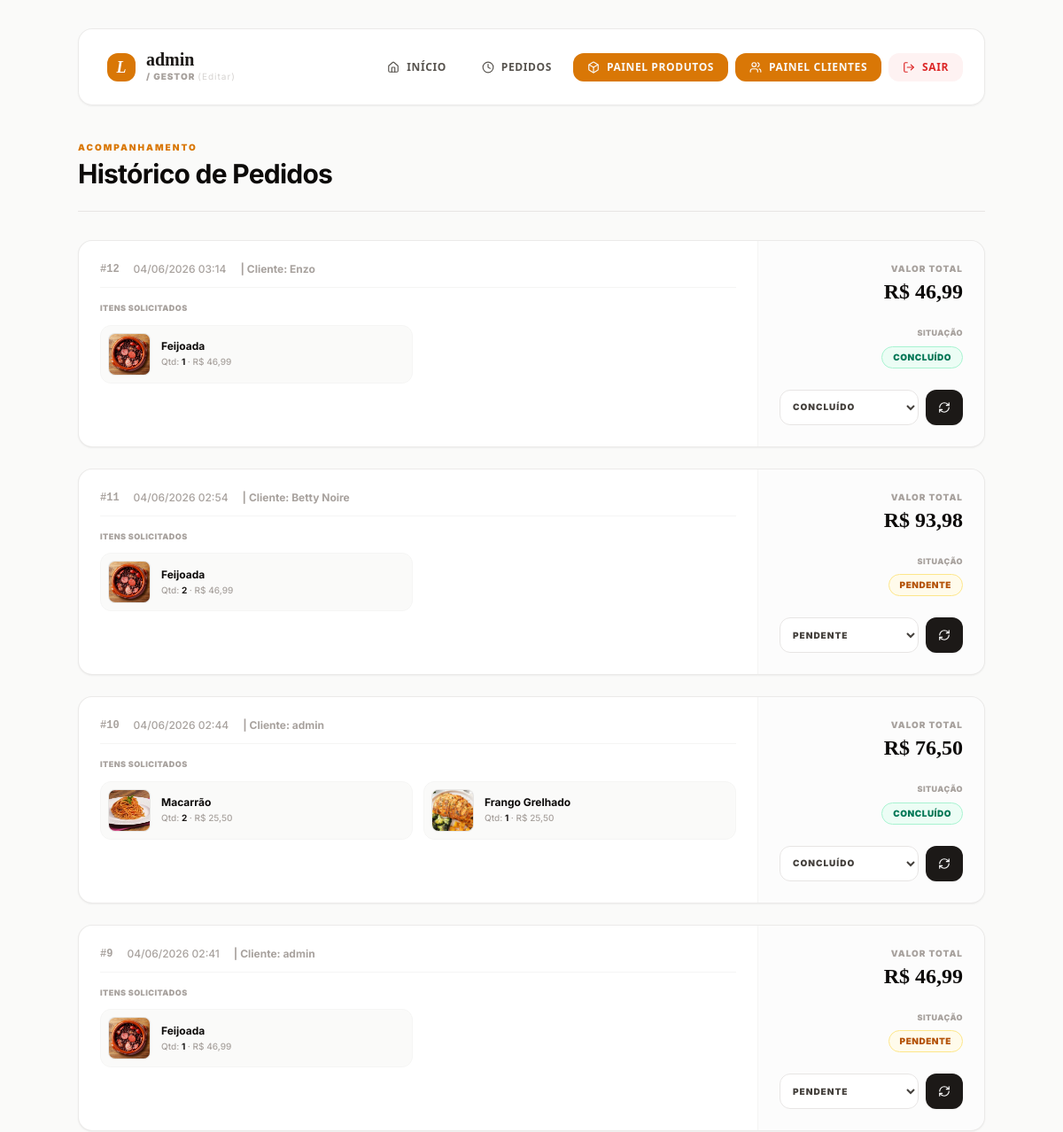
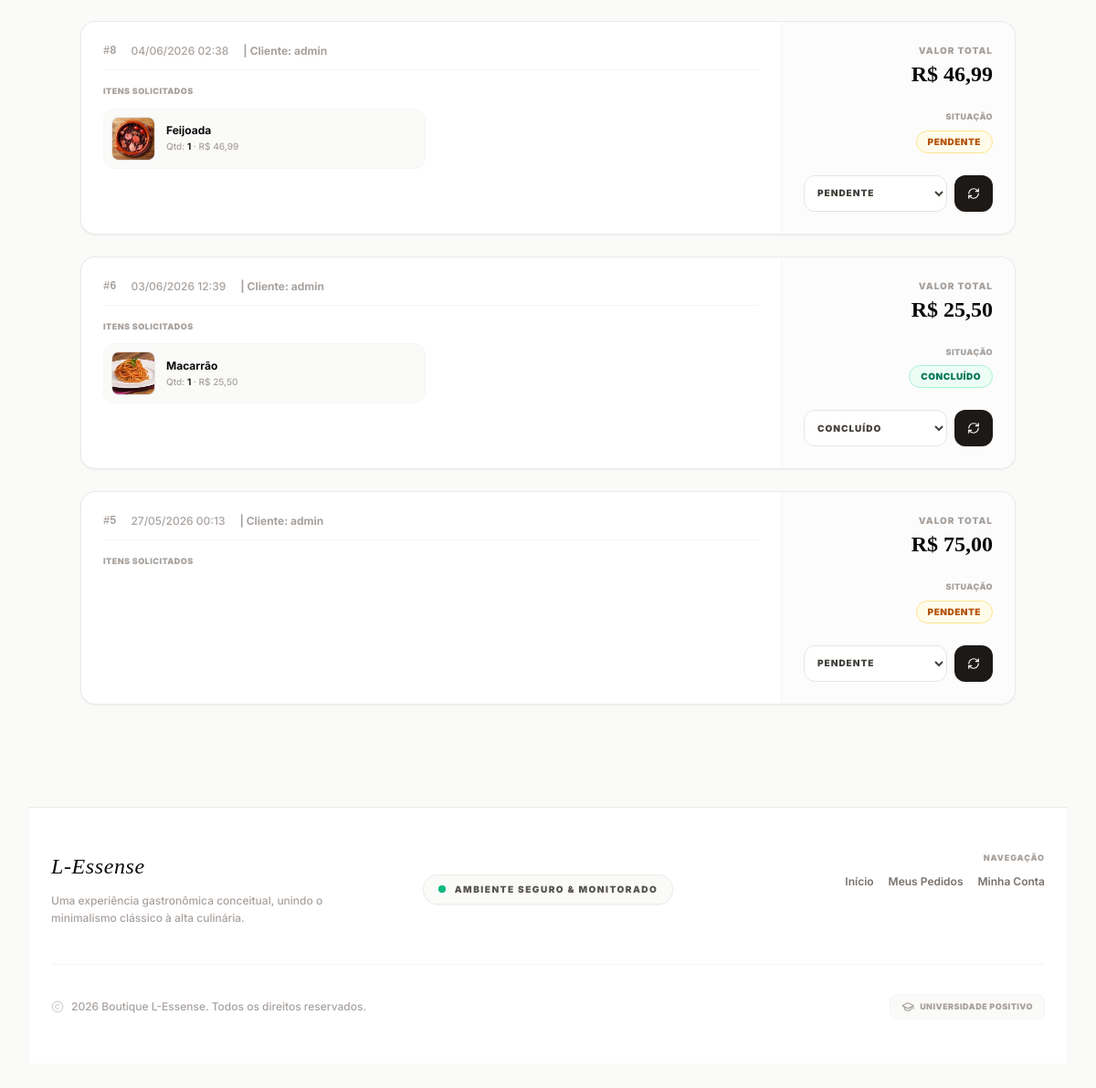
Page /dashboard/status.php (signed in) on the committed database (2 pictures, top to bottom).
### tables this page shows
CREATE TABLE `pedidos` (
  `id` int(11) NOT NULL,
  `usuario_id` int(11) NOT NULL,
  `usuario_nome` varchar(100) NOT NULL,
  `total` decimal(10,2) NOT NULL,
  `status` varchar(50) DEFAULT 'Pendente',
  `criado_em` timestamp NOT NULL DEFAULT current_timestamp()
);

CREATE TABLE `pedido_itens` (
  `id` int(11) NOT NULL,
  `pedido_id` int(11) NOT NULL,
  `produto_id` int(11) NOT NULL,
  `nome` varchar(100) NOT NULL,
  `preco` decimal(10,2) NOT NULL,
  `quantidade` int(11) NOT NULL
);

CREATE TABLE `produtos` (
  `id` int(11) NOT NULL,
  `nome` varchar(100) NOT NULL,
  `descricao` text DEFAULT NULL,
  `preco` decimal(10,2) NOT NULL,
  `estoque` int(11) NOT NULL,
  `fixado` tinyint(1) DEFAULT 0,
  `imagem` varchar(255) DEFAULT NULL
);

### dashboard/status.php (the view, shortened to what this page needs)
<?php
global $conexao;
if ($_SESSION['perfil'] === 'admin') {
    $sql_pedidos = "SELECT * FROM pedidos ORDER BY criado_em DESC";
    $stmt_p = mysqli_prepare($conexao, $sql_pedidos);
} else {
    $sql_pedidos = "SELECT * FROM pedidos WHERE usuario_id = ? ORDER BY criado_em DESC";
    $stmt_p = mysqli_prepare($conexao, $sql_pedidos);
    mysqli_stmt_bind_param($stmt_p, "i", $_SESSION['usuario_id']);
}
mysqli_stmt_execute($stmt_p);
$resultado_p = mysqli_stmt_get_result($stmt_p);
$pedidos = mysqli_fetch_all($resultado_p, MYSQLI_ASSOC);
?>
<!DOCTYPE html>
<html lang="pt-br">
<head>
    <script src="https://cdn.tailwindcss.com"></script>
</head>
<body class="bg-stone-50 text-stone-900 antialiased min-h-screen p-4 md:p-8">
    <div class="max-w-5xl mx-auto space-y-8">
        <?php include __DIR__ . '/../user/menu.php'; ?>
        <div class="flex flex-col md:flex-row justify-between items-start md:items-center gap-4 border-b border-stone-200 pb-6">
            <div>
                <span class="text-[10px] font-black uppercase tracking-[0.2em] text-amber-600 block mb-1">Acompanhamento</span>
                <h1 class="text-3xl font-bold tracking-tight text-stone-950">Histórico de Pedidos</h1>
            </div>
        </div>
        <?php if (empty($pedidos)): ?>
            <div class="bg-white border border-stone-200/60 rounded-2xl p-12 text-center max-w-xl mx-auto shadow-sm">
                <div class="w-12 h-12 bg-stone-50 rounded-xl flex items-center justify-center mx-auto mb-4 border border-stone-100">
                    <i data-lucide="shopping-bag" class="w-5 h-5 text-stone-400"></i>
                </div>
                <h3 class="text-sm font-bold text-stone-950 mb-1">Nenhum pedido localizado</h3>
                <p class="text-xs text-stone-400 leading-relaxed">Você ainda não realizou solicitações ou não há registros no sistema.</p>
                <a href="../user/home.php" class="inline-flex mt-5 bg-stone-900 text-white text-[10px] font-black uppercase tracking-widest px-6 py-3 rounded-xl hover:bg-black transition-all">
                    Ir para o Menu
                </a>
            </div>
        <?php else: ?>
            <div class="space-y-6">
                <?php foreach ($pedidos as $p): ?>
                    <div class="bg-white border border-stone-200/80 rounded-2xl shadow-sm overflow-hidden flex flex-col md:flex-row justify-between items-stretch">
                        <div class="p-6 flex-1 space-y-4">
                            <div class="flex flex-wrap items-center gap-x-4 gap-y-2 border-b border-stone-100 pb-3">
                                <span class="font-mono text-xs text-stone-400 font-bold">#<?php echo $p['id']; ?></span>
                                <span class="text-xs text-stone-400 font-medium">
                                    <?php echo date('d/m/Y H:i', strtotime($p['criado_em'])); ?>
                                </span>
                                <span class="text-xs text-stone-400 font-bold">| Cliente: <?php echo htmlspecialchars($p['usuario_nome']); ?></span>
                            </div>
                            <div class="space-y-3">
                                <span class="text-[9px] font-black uppercase tracking-wider text-stone-400 block">Itens Solicitados</span>
                                <div class="grid grid-cols-1 sm:grid-cols-2 gap-3">
                                    <?php
                                    $sql_itens = "SELECT pi.nome, pi.quantidade, pi.preco, pr.imagem
                                                  FROM pedido_itens pi
                                                  LEFT JOIN produtos pr ON pi.produto_id = pr.id
                                                  WHERE pi.pedido_id = ?";
                                    $stmt_i = mysqli_prepare($conexao, $sql_itens);
                                    mysqli_stmt_bind_param($stmt_i, "i", $p['id']);
                                    mysqli_stmt_execute($stmt_i);
                                    $res_itens = mysqli_stmt_get_result($stmt_i);
                                    while ($item = mysqli_fetch_assoc($res_itens)):
                                        $foto = (!empty($item['imagem']) && file_exists(__DIR__ . '/../uploads/' . $item['imagem']))
                                                ? '../uploads/' . $item['imagem']
                                                : '../img/default-product.jpg';
                                    ?>
                                        <div class="flex items-center gap-3 p-2 bg-stone-50 border border-stone-100 rounded-xl">
                                            <img src="<?php echo $foto; ?>" alt="<?php echo htmlspecialchars($item['nome']); ?>"
                                                 class="w-12 h-12 rounded-lg object-cover bg-stone-200 border border-stone-200/40 shrink-0">
                                            <div class="min-w-0 flex-1">
                                                <h4 class="text-xs font-bold text-stone-950 truncate"><?php echo htmlspecialchars($item['nome']); ?></h4>
                                                <p class="text-[10px] text-stone-400 font-medium mt-0.5">
                                                    Qtd: <span class="text-stone-900 font-bold"><?php echo $item['quantidade']; ?></span>
                                                    · R$ <?php echo number_format((float)$item['preco'], 2, ',', '.'); ?>
                                                </p>
                                            </div>
                                        </div>
                                    <?php
                                    endwhile;
                                    ?>
                                </div>
                            </div>
                        </div>
                        <div class="p-6 bg-stone-50/50 border-t md:border-t-0 md:border-l border-stone-100 flex flex-col justify-between items-start md:items-end w-full md:w-64 gap-6 shrink-0">
                            <div class="md:text-right">
                                <span class="text-[10px] font-black uppercase text-stone-400 tracking-widest block mb-0.5">Valor Total</span>
                                <span class="text-2xl font-serif text-stone-950 font-bold">
                                    R$ <?php echo number_format((float)($p['total'] ?? 0), 2, ',', '.'); ?>
                                </span>
                            </div>
                            <div class="flex flex-col items-start md:items-end gap-2 w-full">
                                <span class="text-[9px] font-black uppercase text-stone-400 tracking-wider">Situação</span>
                                <?php
                                $status = $p['status'] ?? 'Pendente';
                                if ($status === 'Concluído') {
                                    echo '<span class="px-3 py-1 bg-emerald-50 text-emerald-700 border border-emerald-200 rounded-full text-[10px] font-black uppercase tracking-wider">Concluído</span>';
                                } elseif ($status === 'Cancelado') {
                                    echo '<span class="px-3 py-1 bg-red-50 text-red-700 border border-red-200 rounded-full text-[10px] font-black uppercase tracking-wider">Cancelado</span>';
                                } else {
                                    echo '<span class="px-3 py-1 bg-amber-50 text-amber-700 border border-amber-200 rounded-full text-[10px] font-black uppercase tracking-wider animate-pulse">Pendente</span>';
                                }
                                ?>
                            </div>
                            <?php if ($_SESSION['perfil'] === 'admin'): ?>
                                <form action="status.php" method="POST" class="w-full flex gap-2">
                                    <select name="novo_status" class="flex-1 bg-white text-stone-700 rounded-xl px-2.5 h-10 text-[10px] font-black uppercase tracking-widest outline-none border border-stone-200 focus:border-stone-400 transition-all cursor-pointer">
                                        <option value="Pendente" <?php echo $p['status'] == 'Pendente' ? 'selected' : ''; ?>>Pendente</option>
                                        <option value="Concluído" <?php echo $p['status'] == 'Concluído' ? 'selected' : ''; ?>>Concluído</option>
                                    </select>
                                    <button type="submit" name="alterar_status" class="h-10 bg-stone-900 text-white px-3.5 rounded-xl text-[10px] font-black uppercase tracking-widest hover:bg-black transition-all active:scale-95 shadow-sm">
                                        <i data-lucide="refresh-cw" class="w-3.5 h-3.5"></i>
                                    </button>
                                </form>
                            <?php endif; ?>
                        </div>
                    </div>
                <?php endforeach; ?>
            </div>
        <?php endif; ?>
    </div>
    <?php include __DIR__ . '/../user/rodape.php'; ?>
</body>
</html>

### dashboard/status.php (style rules this page uses)
body { font-family: 'Inter', sans-serif; }
.font-serif { font-family: 'Instrument Serif', serif; }

### rows in the picture
pedidos: id "12", criado_em "04/06/2026 03:14", usuario_nome "Enzo", total "46,99", shows "CONCLUÍDO", novo_status "Concluído"
pedido_itens: produto.imagem (picture), nome "Feijoada", quantidade "1", preco "46,99"
pedidos: id "11", criado_em "04/06/2026 02:54", usuario_nome "Betty Noire", total "93,98", shows "PENDENTE", novo_status "Pendente"
pedido_itens: produto.imagem (picture), nome "Feijoada", quantidade "2", preco "46,99"
pedidos: id "10", criado_em "04/06/2026 02:44", usuario_nome "admin", total "76,50", shows "CONCLUÍDO", novo_status "Concluído"
pedido_itens: produto.imagem (picture), nome "Macarrão", quantidade "2", preco "25,50"
pedido_itens: produto.imagem (picture), nome "Frango Grelhado", quantidade "1", preco "25,50"
pedidos: id "9", criado_em "04/06/2026 02:41", usuario_nome "admin", total "46,99", shows "PENDENTE", novo_status "Pendente"
pedido_itens: produto.imagem (picture), nome "Feijoada", quantidade "1", preco "46,99"
pedidos: id "8", criado_em "04/06/2026 02:38", usuario_nome "admin", total "46,99", shows "PENDENTE", novo_status "Pendente"
pedido_itens: produto.imagem (picture), nome "Feijoada", quantidade "1", preco "46,99"
pedidos: id "6", criado_em "03/06/2026 12:39", usuario_nome "admin", total "25,50", shows "CONCLUÍDO", novo_status "Concluído"
pedido_itens: produto.imagem (picture), nome "Macarrão", quantidade "1", preco "25,50"
pedidos: id "5", criado_em "27/05/2026 00:13", usuario_nome "admin", total "75,00", status "PENDENTE"

### other values in the picture
$_SESSION['usuario'] "admin"
